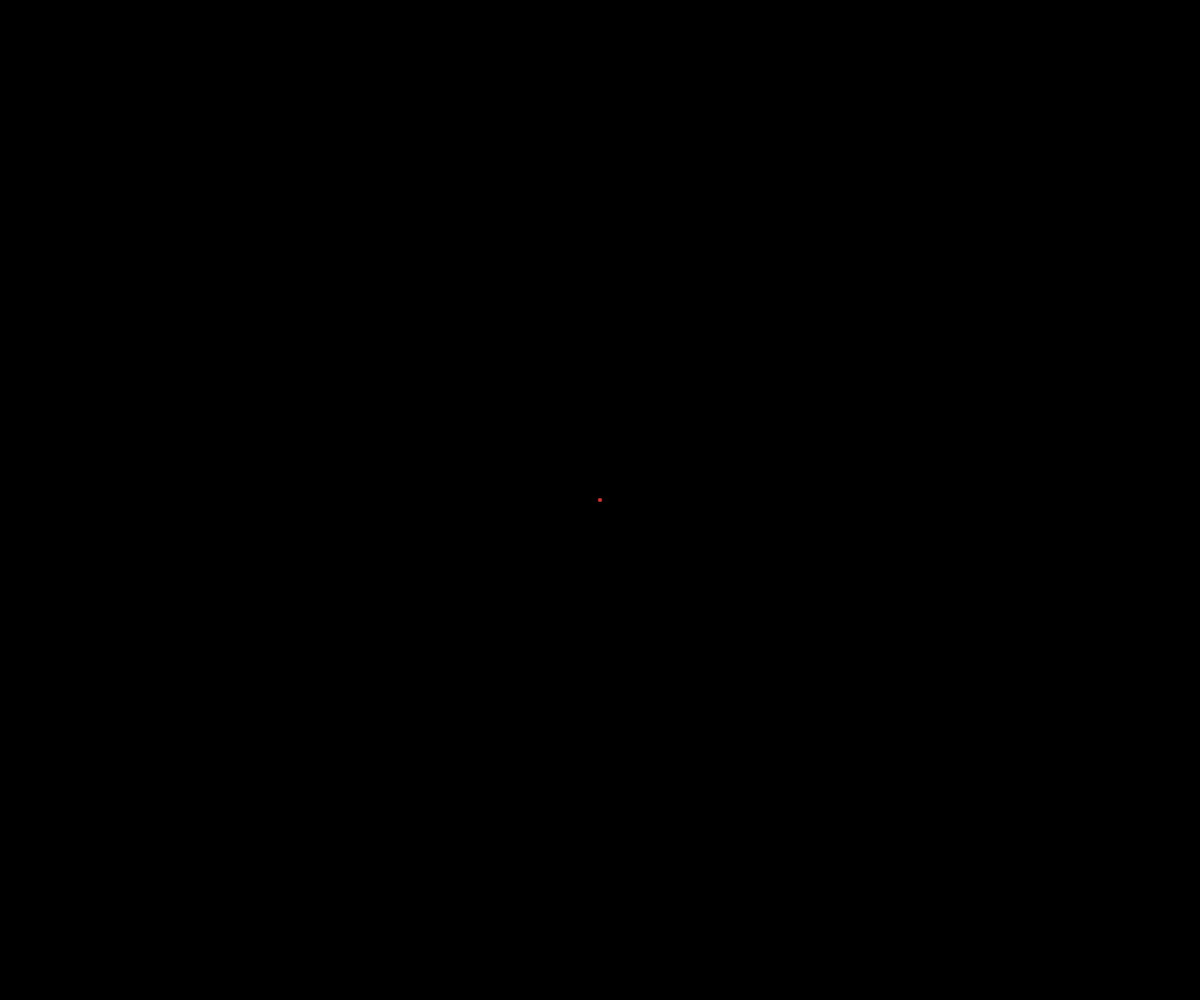
Frame 1 (no input)
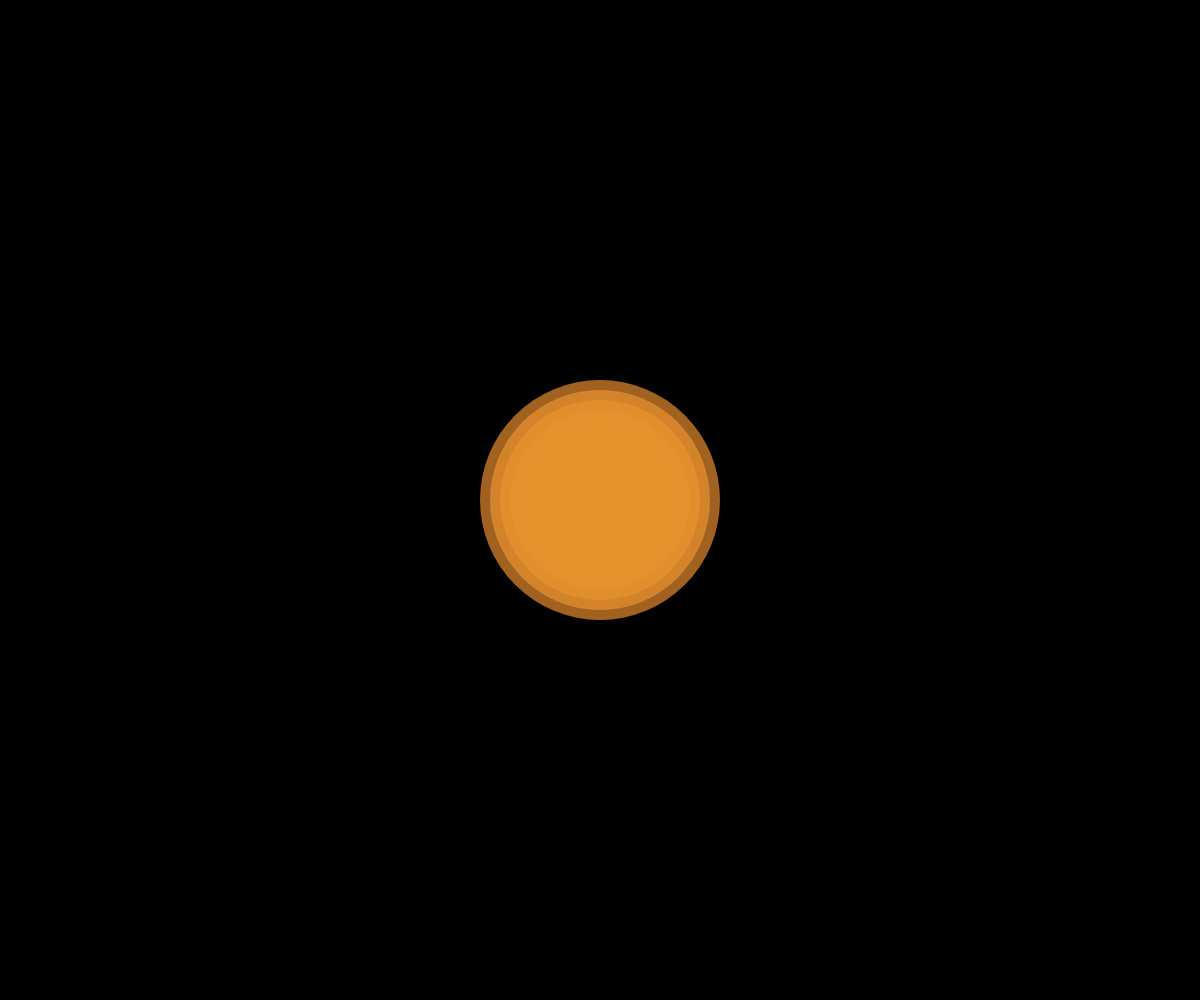
Frame 60 (no input)
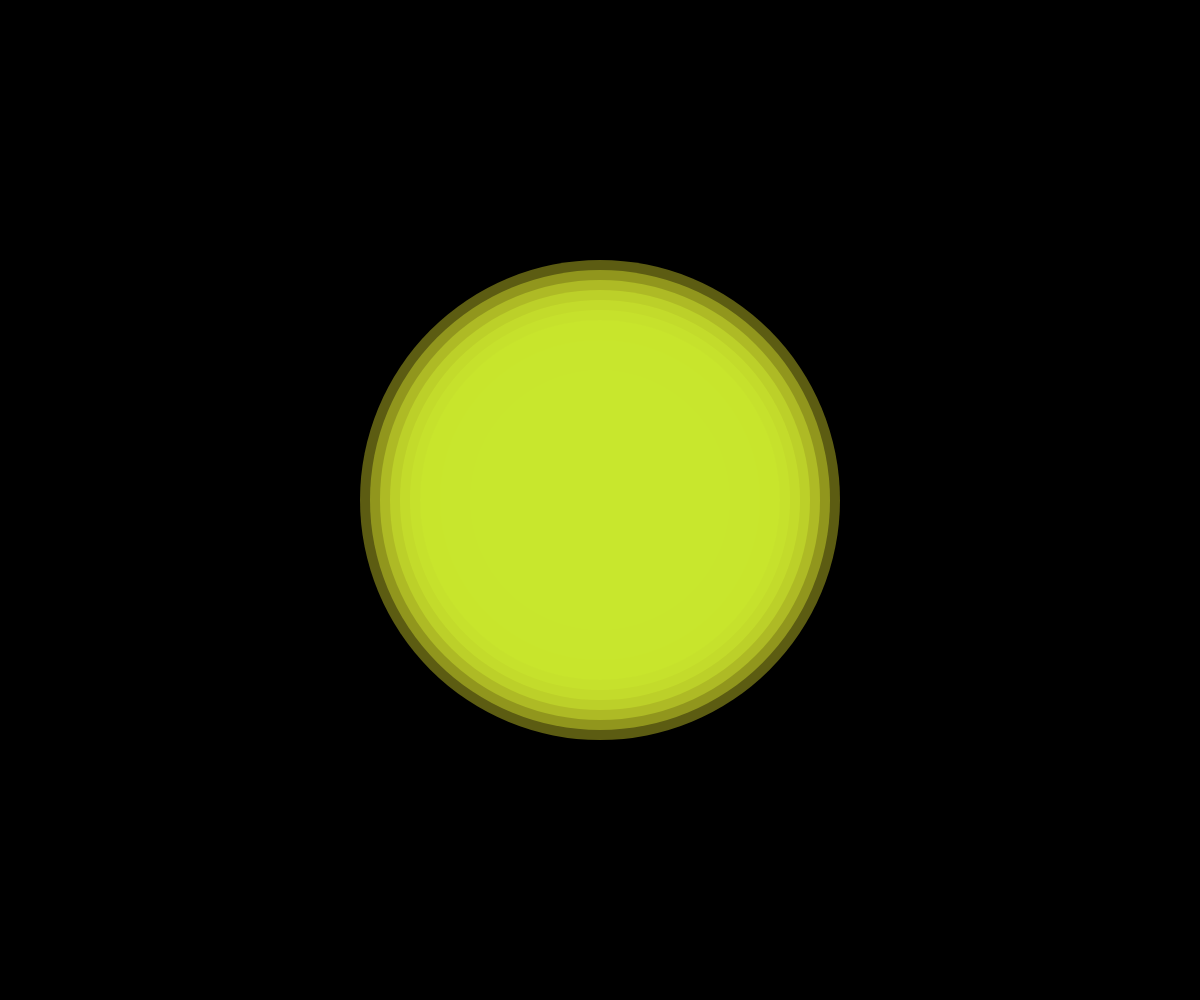
Frame 120 (the mouse pressed at the canvas centre since frame 60)

The p5.js sketch that drew these frames (run headless with seeded random() and noise() and a simulated clock; from frame 60 on, the mouse is pressed at the canvas centre):

// p5.js sketch
// ── sketch.js
let rings = [];

function setup() {
  createCanvas(windowWidth, windowHeight);
  colorMode(HSB, 360, 100, 100, 1);
  noStroke();
  // Initialize with one ring at center
  rings.push({
    x: width / 2,
    y: height / 2,
    radius: 0,
    alpha: 100,
    hue: 0
  });
}

function draw() {
  background(0, 0, 0, 1);
  
  // Update and draw rings
  for (let i = rings.length - 1; i >= 0; i--) {
    let ring = rings[i];
    
    // Grow the ring
    ring.radius += 2;
    
    // Fade out the ring
    ring.alpha -= 0.5;
    
    // Update hue for ripple effect
    ring.hue = (ring.hue + 0.5) % 360;
    
    // Draw the ring as a transparent ellipse
    fill(ring.hue, 80, 90, ring.alpha / 100);
    ellipse(ring.x, ring.y, ring.radius * 2, ring.radius * 2);
    
    // Remove rings that are fully faded out
    if (ring.alpha <= 0) {
      rings.splice(i, 1);
    }
  }
  
  // Add a new ring occasionally to create continuous ripple effect
  if (frameCount % 5 === 0) {
    rings.push({
      x: width / 2,
      y: height / 2,
      radius: 0,
      alpha: 100,
      hue: (frameCount * 2) % 360
    });
  }
}

function windowResized() {
  resizeCanvas(windowWidth, windowHeight);
}
